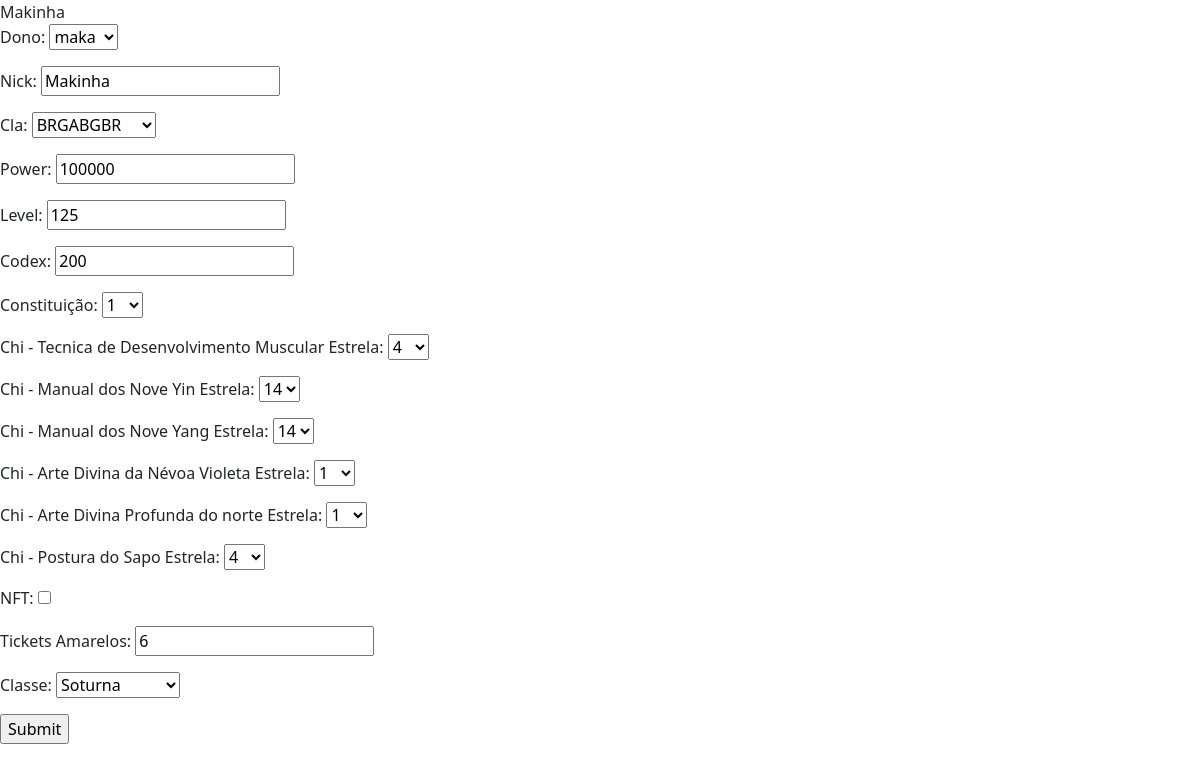
The app's page /edit_player/5/ (signed in) with its own data.
### salacrypto_app/models.py (models this page shows, shortened)
class Player(models.Model):
    dono = models.ForeignKey(User, on_delete=models.CASCADE, null=True)
    nick = models.CharField(max_length=100,)
    cla = models.ForeignKey(Cla, on_delete=models.CASCADE)
    power = models.IntegerField( validators=[
            MaxValueValidator(999999),
        ]
    )
    level = models.IntegerField( validators=[
            MaxValueValidator(999),
        ]
    )
    codex = models.IntegerField( validators=[
            MaxValueValidator(9999),
        ]
    )
    constituicao = models.IntegerField("Constituição", default=1, choices=((num, num) for num in range(1,20)))
    chi_tec_desen_musc = models.IntegerField("Chi - Tecnica de Desenvolvimento Muscular Estrela", default=1, choices=((num, num)
    for num in range(1, 19)))
    chi_manu_nove_yin = models.IntegerField("Chi - Manual dos Nove Yin Estrela", default=1, choices=((num, num)
    for num in range(1, 19)))
    chi_manu_nove_yang = models.IntegerField("Chi - Manual dos Nove Yang Estrela", default=1, choices=((num, num)
    for num in range(1, 19)))
    chi_arte_div_nev_violeta = models.IntegerField("Chi - Arte Divina da Névoa Violeta Estrela", default=1, choices=((num, num)
    for num in range(1, 11)))
    chi_arte_div_prof_norte = models.IntegerField("Chi - Arte Divina Profunda do norte Estrela", default=1, choices=((num, num)
    for num in range(1, 11)))
    chi_postura_sapo = models.IntegerField("Chi - Postura do Sapo Estrela", default=1, choices=((num, num)
    for num in range(1, 11)))
    nft = models.BooleanField("NFT", default=False)
    ticket = models.IntegerField("Tickets Amarelos:", validators=[
        MaxValueValidator(99),
    ]
    )
    classe = models.ForeignKey(Classe, on_delete=models.CASCADE)
    history = HistoricalRecords()

### salacrypto_app/views.py (the view)
# urls.py: path('edit_player/<int:player_id>/', views.edit_player, name='edit_player'),
def edit_player(request,player_id):
    player = Player.objects.get(dono=request.user, pk=player_id)
    if request.method == 'POST':
        form = PlayerForm(request.POST, instance=player)
        if form.is_valid():
            player = form.save(commit=False)
            player.save()
            return redirect('/all_player')
    else:
        form = PlayerForm(instance=player)
    context = {
        'player': player,
        'form': form
    }
    return render(request, 'edit_player.html', context)

### salacrypto_app/forms.py
class PlayerForm(forms.ModelForm):
    class Meta:
        model = Player
        fields = "__all__"
    def __init__(self, *args, **kwargs):
        self.user = kwargs.pop('user', None)
        super().__init__(*args, **kwargs)
        if self.user:
            self.fields['dono'].initial = self.user
            self.fields['dono'].widget = forms.HiddenInput()

### salacrypto_app/models.py (called while the page is built)
    def __str__(self):
        return self.name

    def __str__(self):
        return self.name

### salacrypto_app/templates/edit_player.html (shortened to what this page needs)
<!DOCTYPE html>
<html lang="en">
<head>
  <link href="https://cdn.jsdelivr.net/npm/bootstrap@5.1.3/dist/css/bootstrap.min.css" rel="stylesheet">
</head>
 <body>
{{ player.nick }}
<form action = "" method = "post">
	{{form.as_p }}
	<input type="submit" value=Submit>
</form>
  </body>
</html>

### records on screen
Player: nick "Makinha", dono "maka", cla "BRGABGBR", power "100000", level "125", codex "200", constituicao "1", chi_tec_desen_musc "4", chi_manu_nove_yin "14", chi_manu_nove_yang "14", chi_arte_div_nev_violeta "1", chi_arte_div_prof_norte "1", chi_postura_sapo "4", ticket "6", classe "Soturna"
